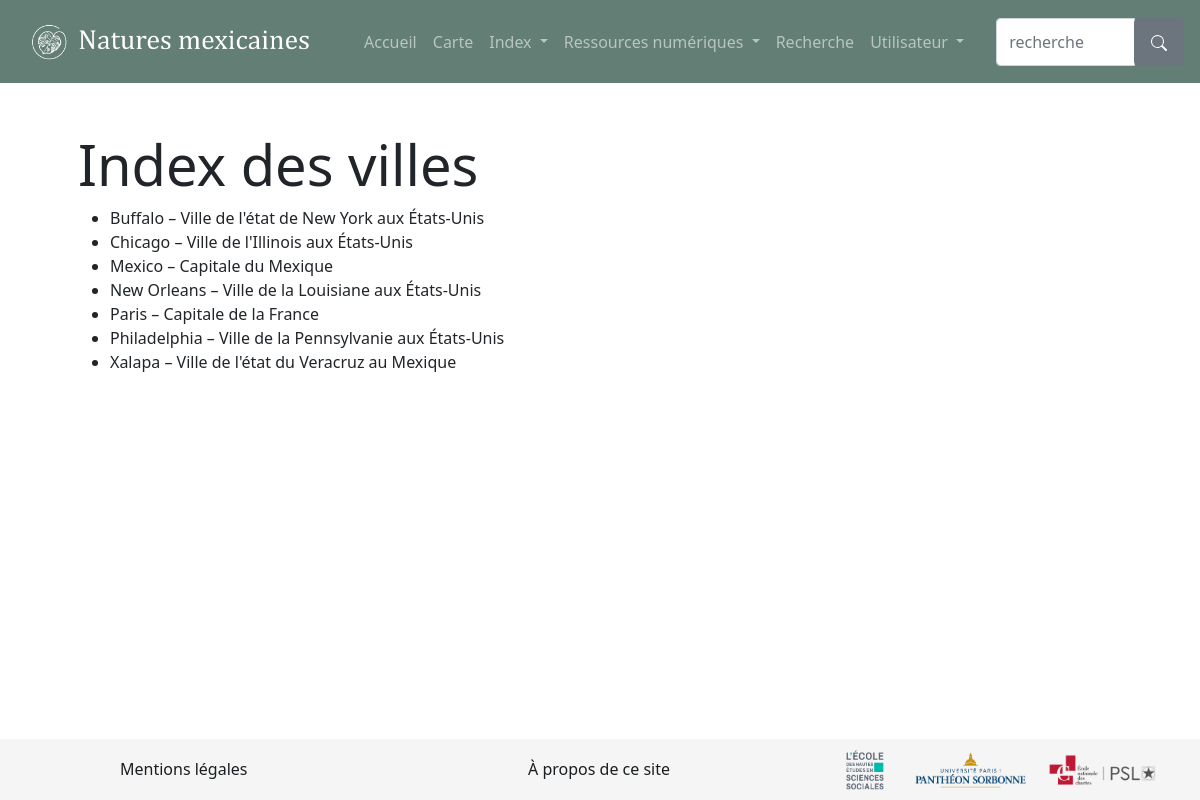
Screenshot of /places/index with the database file from the repository.
### natures_mexicaines/modeles/entities.py (models this page shows)
class Place(db.Model):
    id = db.Column(db.Integer, unique=True, nullable=False, primary_key=True, autoincrement=True)
    name = db.Column(db.Text)
    lat = db.Column(db.Text)
    lon = db.Column(db.Text)
    description = db.Column(db.Text)

### natures_mexicaines/routes/generic.py (the view)
@app.route("/places/index")
def index_places():
    places = Place.query.order_by(Place.name.asc()).all()
    return render_template("pages/index_places.html", name=name, places=places)

### natures_mexicaines/templates/pages/index_places.html (shortened to what this page needs)
{% extends "partials/gabarit_index.html" %}
{% block name %}Index des villes{% endblock %}
{% block index %}
    {% if places %}
        <ul>
            {% for place in places %}
                <li>{{place.name}} – {{place.description}}</li>
            {% endfor %}
        </ul>
    {% else %}
        {% include "partials/alerte_contenu_indisponible.html" %}
    {% endif %}
{% endblock %}

### rows the page displays
Place: name "Buffalo", description "Ville de l'état de New York aux États-Unis"
Place: name "Chicago", description "Ville de l'Illinois aux États-Unis"
Place: name "Mexico", description "Capitale du Mexique"
Place: name "New Orleans", description "Ville de la Louisiane aux États-Unis"
Place: name "Paris", description "Capitale de la France"
Place: name "Philadelphia", description "Ville de la Pennsylvanie aux États-Unis"
Place: name "Xalapa", description "Ville de l'état du Veracruz au Mexique"
